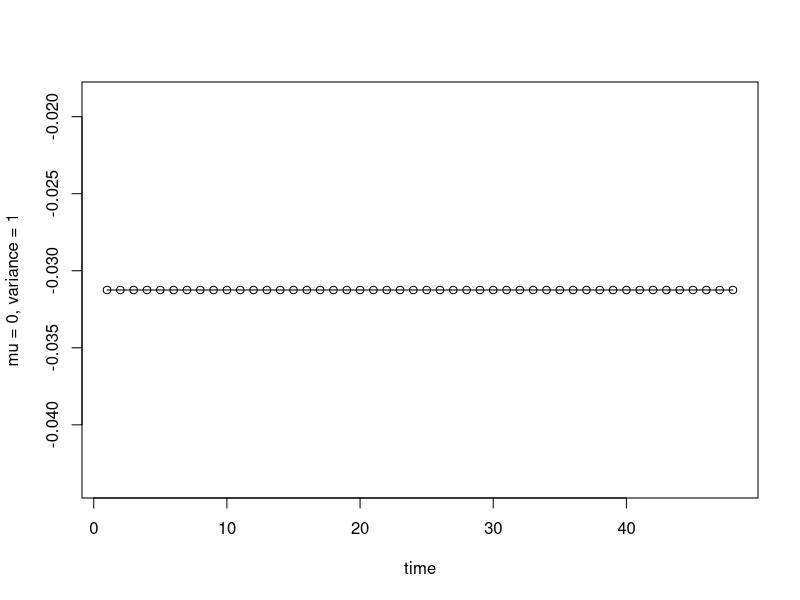

This chart was generated by the following R code:
## ---- chunk 1
knitr::opts_chunk$set(echo = TRUE)
## ---- chunk 2
plot(rep(rnorm(1) , 48), xlab='time', type='o',ylab = 'mu = 0, variance = 1')
